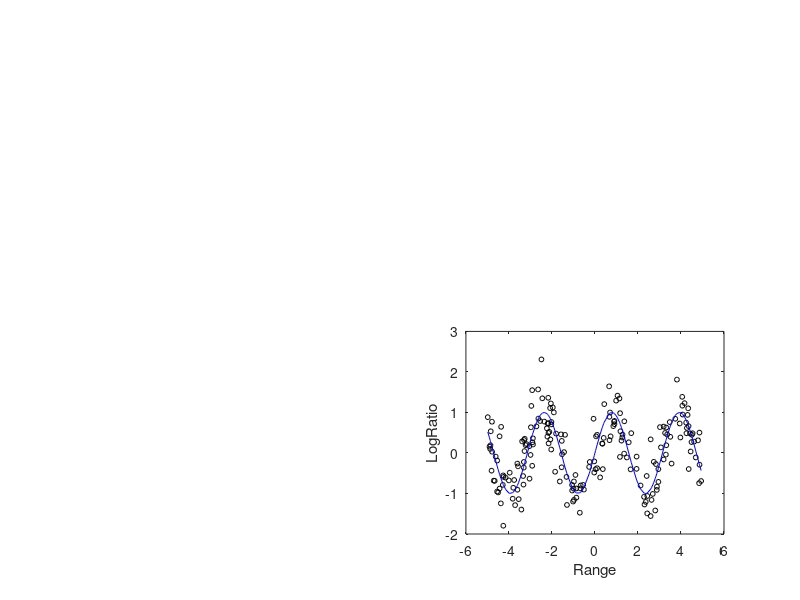

This figure's MATLAB source: (Note: this script raises an error after producing the figure.)
%% USER INPUT
lambda = 0.1; % Shrinkage
splineType = 'PolyTrunc'; % Choices: 'PolyTrunc','ThinPlate' or 'Hardy' 
p = 2; % Order of the polynomial. Relevant only when splineType='polyTrunc'
nKnots = 24;
standardizeX = 1; % If standardizeX=1, covariates are standardize to have mean zero and unit variance.

% Simulate sine data
simulate=1;
if simulate
    n = 200; % Number of observations
    sigma = 0.5; % Standard deviations of the errors in the data generating model.
    x = -5 + rand(n,1)*10; % Simulate covariate values from Uniform[-5,5]
    x = sort(x);
    yTrue = sin(2*x); % This is the true mean curve
    y =  yTrue + randn(n,1)*sigma;
end

% Plotting the simulated data and the true mean curve
subplot(2,2,4)
plot(x,y,'ko','markersize',3.5)
hold on
plot(x,yTrue,'b')
xlabel('Range')
ylabel('LogRatio')

% Estimate a polynomial kernel regression model of order p
[fittedVals,xGrid,knots] = SplineReg(y,x,lambda,p,nKnots,splineType,standardizeX);
plot(xGrid,fittedVals,'r','linewidth',2) % Plotting E(y|x)
AddHashMarks(FigHandle,knots) % Adding the rug plot with knot locations
title(['Trunc. polynomial of order ', int2str(p),' with ',int2str(nKnots),' knots ', 'and', ' \lambda = ',num2str(lambda,3)])
legend('Data','Estimated E(y|x)')
axis tight
box off